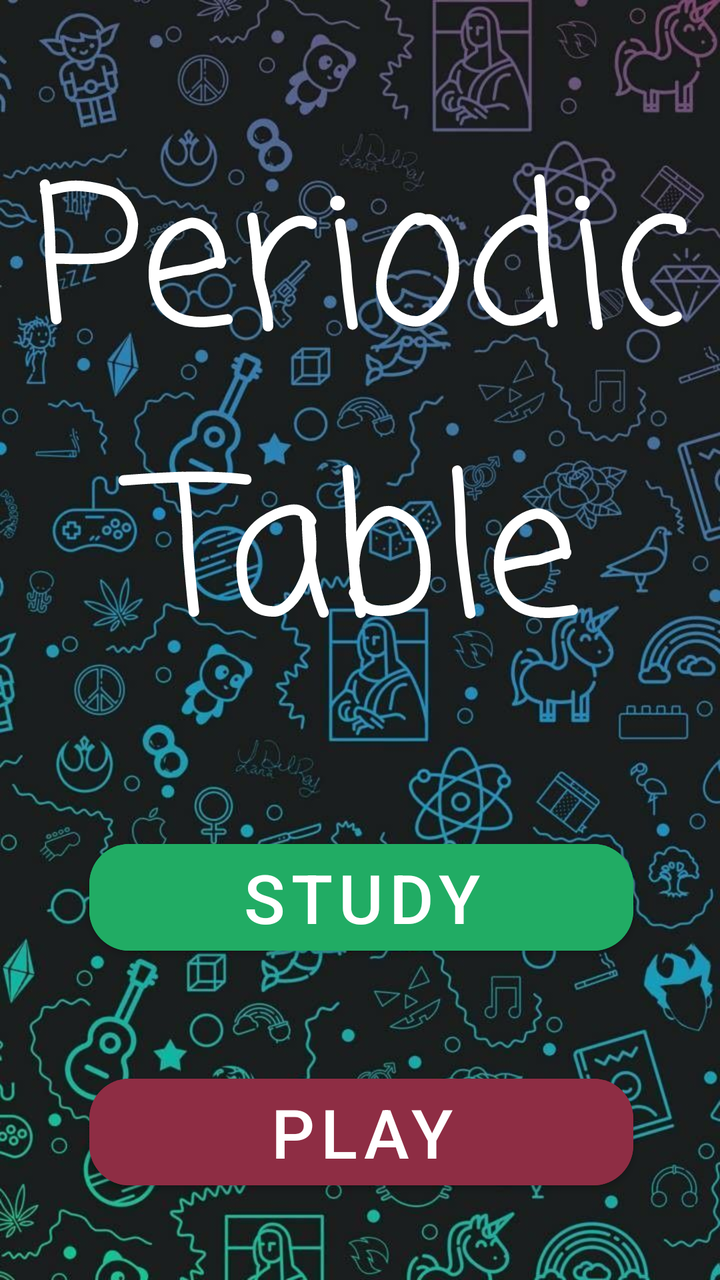
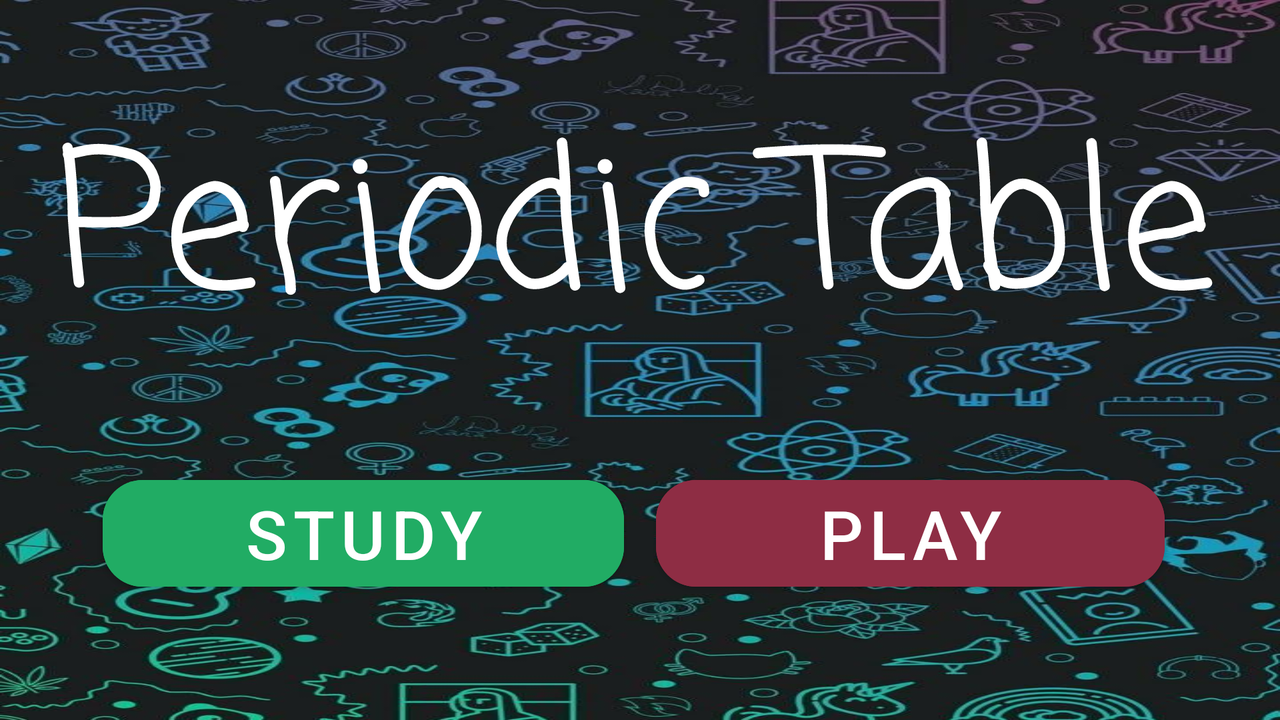

The same Android screen from two of the app's own layout files: first res/layout/ as a phone draws it, then the repository's variant for another configuration, drawn on a device whose configuration selects that folder. Both files follow.
<!-- AndroidManifest.xml: application theme Theme.TaulaPeriodica -->
<!-- res/layout/activity_main.xml -->
<?xml version="1.0" encoding="utf-8"?>
<androidx.constraintlayout.widget.ConstraintLayout xmlns:android="http://schemas.android.com/apk/res/android"
    xmlns:app="http://schemas.android.com/apk/res-auto"
    xmlns:tools="http://schemas.android.com/tools"
    android:layout_width="match_parent"
    android:layout_height="match_parent"
    android:background="@drawable/bg_main"
    tools:context=".MainActivity">


    <Button
        android:id="@+id/btnStudy"
        style="@style/btnInit"
        android:backgroundTint="@color/light_green"
        android:text="@string/btnStudy"
        app:icon="@drawable/ic_outline_book_24"
        app:layout_constraintEnd_toStartOf="@+id/guideline4"
        app:layout_constraintStart_toStartOf="@+id/guideline3"
        app:layout_constraintTop_toTopOf="@+id/guideline2"
        android:onClick="studyClick" />

    <Button
        android:id="@+id/btPlay"
        style="@style/btnInit"
        android:layout_marginTop="52dp"
        android:backgroundTint="@color/light_red"
        android:text="@string/btnPlay"
        app:icon="@drawable/ic_outline_gamepad_24"
        app:layout_constraintEnd_toStartOf="@+id/guideline4"
        app:layout_constraintHorizontal_bias="0.0"
        app:layout_constraintStart_toStartOf="@+id/guideline3"
        app:layout_constraintTop_toBottomOf="@+id/btnStudy"
        android:onClick="playClick" />

    <androidx.constraintlayout.widget.Guideline
        android:id="@+id/guideline2"
        android:layout_width="wrap_content"
        android:layout_height="wrap_content"
        android:orientation="horizontal"
        app:layout_constraintGuide_percent="0.65" />

    <androidx.constraintlayout.widget.Guideline
        android:id="@+id/guideline3"
        android:layout_width="wrap_content"
        android:layout_height="wrap_content"
        android:orientation="vertical"
        app:layout_constraintGuide_percent="0.124087594" />

    <androidx.constraintlayout.widget.Guideline
        android:id="@+id/guideline4"
        android:layout_width="wrap_content"
        android:layout_height="wrap_content"
        android:orientation="vertical"
        app:layout_constraintGuide_percent="0.88" />

    <TextView
        android:id="@+id/tvTitle"
        android:layout_width="wrap_content"
        android:layout_height="wrap_content"
        android:fontFamily="casual"
        android:text="@string/title"
        android:textAlignment="center"
        android:textColor="@color/white"
        android:textSize="96sp"
        app:layout_constraintBottom_toTopOf="@+id/btnStudy"
        app:layout_constraintEnd_toStartOf="@+id/guideline4"
        app:layout_constraintStart_toStartOf="@+id/guideline3"
        app:layout_constraintTop_toTopOf="parent" />
</androidx.constraintlayout.widget.ConstraintLayout>
<!-- resources referenced by this layout -->
<resources>
  <color name="light_green">#21AC64</color>
  <color name="light_red">#8E2D44</color>
  <color name="white">#FFFFFFFF</color>
  <!-- drawable bg_main: jpg bitmap (drawable, 135935 bytes) -->
  <string name="btnPlay">Play</string>
  <string name="btnStudy">Study</string>
  <string name="title">Periodic Table</string>
  <style name="btnInit" parent="Widget.MaterialComponents.Button">
          <item name="android:layout_width">0dp</item>
          <item name="android:layout_height">wrap_content</item>
          <item name="cornerRadius">20dp</item>
          <item name="iconSize">34sp</item>
          <item name="android:textSize">34sp</item>
          <item name="android:textColor">@color/white</item>
          <item name="iconTint">@color/white</item>
      </style>
  <style name="Theme.TaulaPeriodica" parent="Theme.MaterialComponents.DayNight.DarkActionBar">
          
          <item name="colorPrimary">@color/purple_500</item>
          <item name="colorPrimaryVariant">@color/purple_700</item>
          <item name="colorOnPrimary">@color/white</item>
          
          <item name="colorSecondary">@color/teal_200</item>
          <item name="colorSecondaryVariant">@color/teal_700</item>
          <item name="colorOnSecondary">@color/black</item>
          
          <item name="android:statusBarColor">?attr/colorPrimaryVariant</item>
          
      </style>
  <color name="purple_500">#FF6200EE</color>
  <color name="purple_700">#FF3700B3</color>
  <color name="teal_200">#FF03DAC5</color>
  <color name="teal_700">#FF018786</color>
  <color name="black">#FF000000</color>
</resources>
<!-- res/layout-land/activity_main.xml (the repository's variant of the layout above) -->
<!-- drawn on the phone turned sideways -->
<?xml version="1.0" encoding="utf-8"?>
<androidx.constraintlayout.widget.ConstraintLayout xmlns:android="http://schemas.android.com/apk/res/android"
    xmlns:app="http://schemas.android.com/apk/res-auto"
    xmlns:tools="http://schemas.android.com/tools"
    android:layout_width="match_parent"
    android:layout_height="match_parent"
    android:background="@drawable/bg_main"
    tools:context=".MainActivity">


    <Button
        android:id="@+id/btnStudy"
        style="@style/btnInit"
        android:layout_marginEnd="8dp"
        android:backgroundTint="@color/light_green"
        android:onClick="studyClick"
        android:text="@string/btnStudy"
        app:icon="@drawable/ic_outline_book_24"
        app:layout_constraintEnd_toStartOf="@+id/guideline28"
        app:layout_constraintStart_toStartOf="@+id/guideline3"
        app:layout_constraintTop_toTopOf="@+id/guideline2" />

    <Button
        android:id="@+id/btPlay"
        style="@style/btnInit"
        android:layout_marginStart="8dp"
        android:backgroundTint="@color/light_red"
        android:onClick="playClick"
        android:text="@string/btnPlay"
        app:icon="@drawable/ic_outline_gamepad_24"
        app:layout_constraintEnd_toStartOf="@+id/guideline4"
        app:layout_constraintHorizontal_bias="0.0"
        app:layout_constraintStart_toStartOf="@+id/guideline28"
        app:layout_constraintTop_toTopOf="@+id/guideline2" />

    <androidx.constraintlayout.widget.Guideline
        android:id="@+id/guideline2"
        android:layout_width="wrap_content"
        android:layout_height="wrap_content"
        android:orientation="horizontal"
        app:layout_constraintGuide_percent="0.65" />

    <androidx.constraintlayout.widget.Guideline
        android:id="@+id/guideline3"
        android:layout_width="wrap_content"
        android:layout_height="wrap_content"
        android:orientation="vertical"
        app:layout_constraintGuide_percent="0.08" />

    <androidx.constraintlayout.widget.Guideline
        android:id="@+id/guideline4"
        android:layout_width="wrap_content"
        android:layout_height="wrap_content"
        android:orientation="vertical"
        app:layout_constraintGuide_percent="0.91" />

    <TextView
        android:id="@+id/tvTitle"
        android:layout_width="wrap_content"
        android:layout_height="wrap_content"
        android:fontFamily="casual"
        android:text="@string/title"
        android:textAlignment="center"
        android:textColor="@color/white"
        android:textSize="96sp"
        app:layout_constraintBottom_toTopOf="@+id/btnStudy"
        app:layout_constraintEnd_toStartOf="@+id/guideline4"
        app:layout_constraintStart_toStartOf="@+id/guideline3"
        app:layout_constraintTop_toTopOf="parent" />

    <androidx.constraintlayout.widget.Guideline
        android:id="@+id/guideline28"
        android:layout_width="wrap_content"
        android:layout_height="wrap_content"
        android:orientation="vertical"
        app:layout_constraintGuide_percent="0.5" />
</androidx.constraintlayout.widget.ConstraintLayout>
